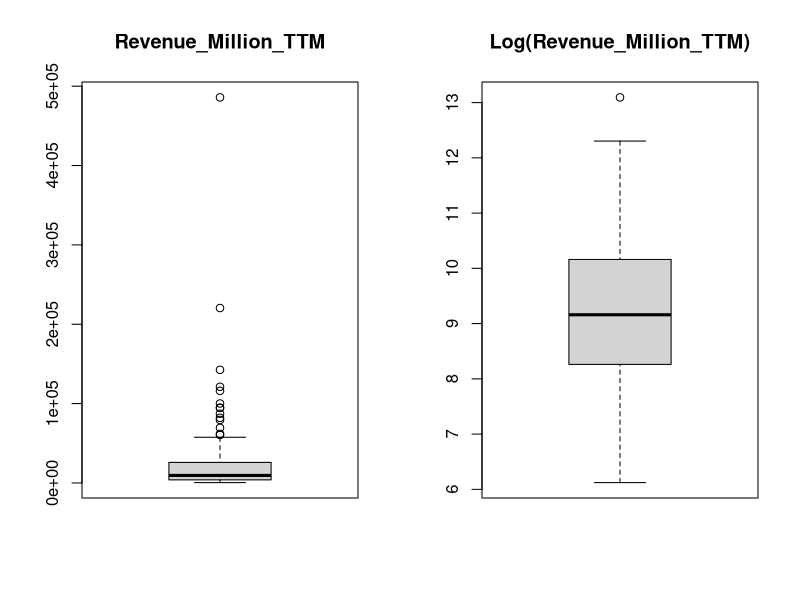
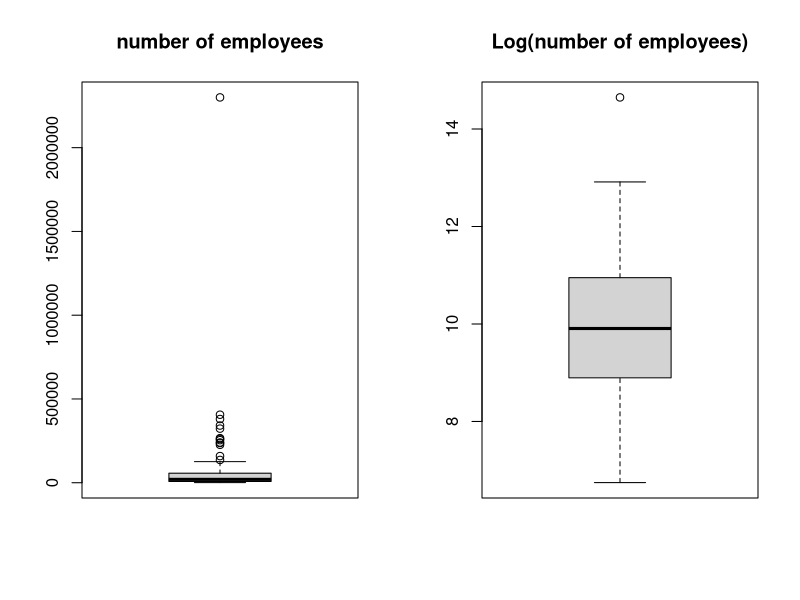
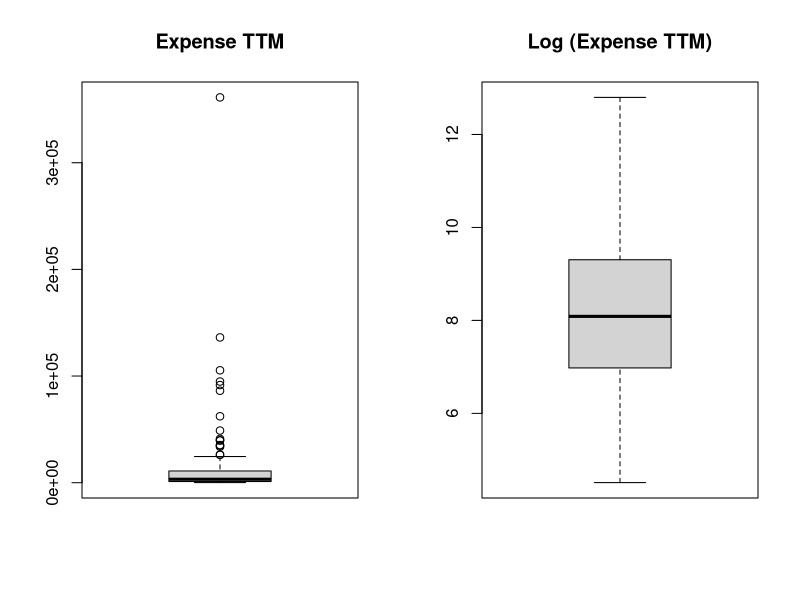
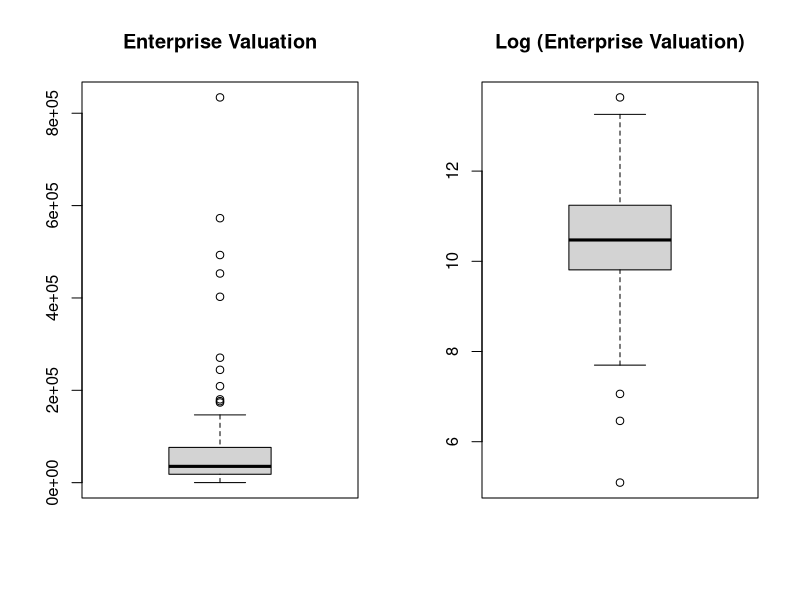
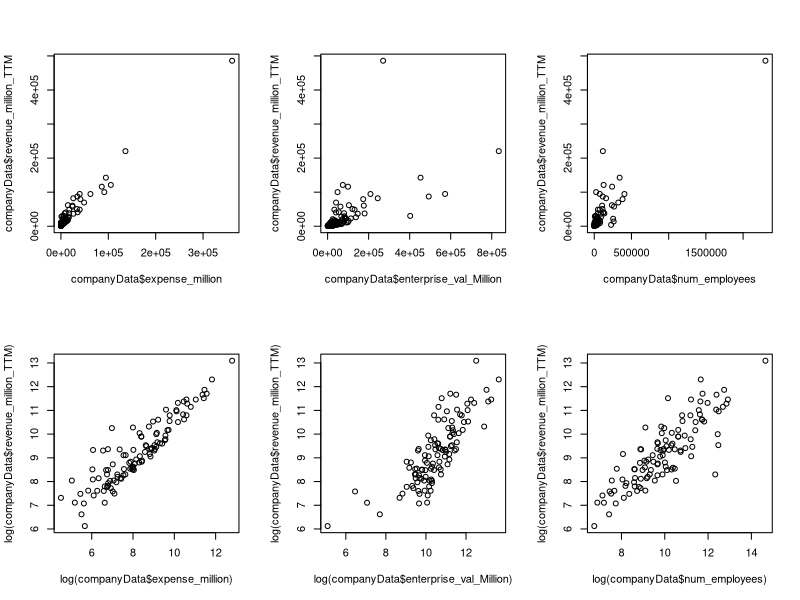

Source code (R) for these figures, in order: (Note: this script raises an error after producing the figures.)
# Company - employee - revenue analysis
# Revenue (response), #Employee (predictor)

setwd("/Users/pjaiswal/Desktop/Project")

companyData <- read.table("2017_us_company_data.txt", header = TRUE, sep='\t')

par(mfrow=c(1,2))

# Revenue
boxplot(companyData$revenue_million_TTM,main="Revenue_Million_TTM")
boxplot(log(companyData$revenue_million_TTM),main="Log(Revenue_Million_TTM)")

# Num_emp
boxplot(companyData$num_employees,main="number of employees")
boxplot(log(companyData$num_employees),main="Log(number of employees)")

# Expense
boxplot(companyData$expense_million,main="Expense TTM")
boxplot(log(companyData$expense_million),main="Log (Expense TTM)")

# Enterprise Value
boxplot(companyData$enterprise_val_Million, main="Enterprise Valuation")
boxplot(log(companyData$enterprise_val_Million), main="Log (Enterprise Valuation)")

par(mfrow=c(2,3))
plot(x=companyData$expense_million, y=companyData$revenue_million_TTM)
plot(x=companyData$enterprise_val_Million, y=companyData$revenue_million_TTM)
plot(x=companyData$num_employees, y=companyData$revenue_million_TTM)

plot(x=log(companyData$expense_million), y=log(companyData$revenue_million_TTM))
plot(x=log(companyData$enterprise_val_Million), y=log(companyData$revenue_million_TTM))
plot(x=log(companyData$num_employees), y=log(companyData$revenue_million_TTM))

cor.test(x=companyData$expanse_million, y=companyData$revenue_million_TTM)
cor.test(x=companyData$enterprise_val_Million, y=companyData$revenue_million_TTM)
cor.test(x=companyData$num_employees, y=companyData$revenue_million_TTM)

par(mfrow=c(1,2))
revenue_lm <- lm(revenue_million_TTM ~ num_employees, companyData)
summary(revenue_lm)
abline(revenue_lm)


# Using log transformation to reduce the residual st. error
boxplot(log(companyData$num_employees))
boxplot(log(companyData$revenue_million_TTM))
cor.test(log(companyData$num_employees),log(companyData$revenue_million_TTM))
plot(log(companyData$num_employees),log(companyData$revenue_million_TTM))
revenue_lm2 <- lm(log(revenue_million_TTM) ~ log(num_employees), companyData)
abline(revenue_lm2)
summary(revenue_lm2)

# including expanse in model
boxplot(log(companyData$expense_million))
boxplot(companyData$expense_million)
revenue_lm3 <- lm(log(revenue_million_TTM) ~ log(num_employees)+log(expense_million), companyData)
summary(revenue_lm3)

par(mfrow=c(2,2))
plot(revenue_lm3)

# interaction term
revenue_lm4 <- lm(log(revenue_million_TTM) ~ log(num_employees)+log(expense_million) + log(num_employees) * log(expense_million), companyData)
summary(revenue_lm4)
plot(revenue_lm4)
# Interaction term has reduced the F-statistic value but no significan improvement in R-squared value

# include company valuation also in the model
boxplot(companyData$enterprise_val_Million)
boxplot(log(companyData$enterprise_val_Million))
revenue_lm5 <- lm(log(revenue_million_TTM) ~ log(num_employees)+log(expense_million)+log(enterprise_val_Million), companyData)
summary(revenue_lm5)
plot(revenue_lm5)


# more interaction terms
revenue_lm6 <- lm(log(revenue_million_TTM) ~ log(num_employees)+log(expense_million)+log(enterprise_val_Million)+ log(num_employees) * log(expense_million)+ log(num_employees) * log(enterprise_val_Million), companyData)
summary(revenue_lm6)
plot(revenue_lm6)


# No Log transform
revenue_lm7 <- lm(revenue_million_TTM ~ num_employees+expense_million+enterprise_val_Million, companyData)
summary(revenue_lm7)
plot(revenue_lm7)
hist(revenue_lm7$residuals)

# No Log transform, with interaction terms
revenue_lm8 <- lm(revenue_million_TTM ~ num_employees+expense_million+enterprise_val_Million+(num_employees*enterprise_val_Million), companyData)
summary(revenue_lm8)
plot(revenue_lm)

plot(companyData$num_employees,revenue_lm8$fitted.values)
plot(companyData$num_employees,companyData$revenue_million_TTM)




# antilog function used to reverse predicted response value 
antilog<-function(lx,base) 
{ 
  lbx<-lx/log(exp(1),base=base) 
  result<-exp(lbx) 
  result 
} 

plot(revenue_lm5$fitted.values,log(companyData$Revenue_Million_TTM))
abline(0,1)

# Now lets predict revenue for HORTONWORKS, INC. (HDP) - Nasdaq
# num_emp = 1080, enterprise_val = 435.78M, profit =112.29M, Observed revenue = 199.09M, expanse = revenue - profit = 86.8 M
newdata = list(Num_Employees=1080, expanse_million= 86.8, enterprise_val_Million=435.78)
logRevenue = predict(revenue_lm5,newdata, interval = "confidence", level = 0.95)
logRevenue
antilog(logRevenue, exp(1))

# Now lets predict revenue for Oracle Corporation (ORCL) - NYSE
# num_emp = 136000, enterprise_val = 180.43B, profit = 	29.57B, Observed revenue = 37.43B, expanse = revenue - profit = 7.86B
newdata = list(Num_Employees=136000, expanse_million= 7860, enterprise_val_Million=180430)
logRevenue = predict(revenue_lm5,newdata, interval = "confidence", level = 0.95)
logRevenue
antilog(logRevenue, exp(1))

# Now lets predict revenue for BOX INC (BOX) - NYSE
# num_emp = 1495, enterprise_val = 2.22B, profit = 	286.48M, Observed revenue = 398.61M, expanse = revenue - profit = 112.13M
newdata = list(Num_Employees=1495, expanse_million= 112.13, enterprise_val_Million=2220)
logRevenue = predict(revenue_lm5,newdata, interval = "confidence", level = 0.95)
logRevenue
antilog(logRevenue, exp(1))

# Now lets predict revenue for Splunk Inc. (SPLK) - NasdaqGS
# num_emp = 2700, enterprise_val = 8.3B, Observed revenue = 949.96M, profit = 758.9M, expanse = revenue - profit = 191.06M
newdata = list(Num_Employees=2700, expanse_million= 191.06, enterprise_val_Million=8300)
logRevenue = predict(revenue_lm5,newdata, interval = "confidence", level = 0.95)
logRevenue
antilog(logRevenue, exp(1))

# Now lets predict revenue for The Boeing Company (BA) - NYSE
# num_emp = 150500, enterprise_val = 112.62B, Observed revenue = 92.91B, profit = 13.78B, expanse = revenue - profit = 79.13B
newdata = list(Num_Employees=150500, expanse_million= 79130, enterprise_val_Million=112620)
logRevenue = predict(revenue_lm5,newdata, interval = "confidence", level = 0.95)
logRevenue
antilog(logRevenue, exp(1))

######## Running AIC to determine best model ############
nullModel <- lm(log(revenue_million_TTM) ~ 1, companyData)
summary(nullModel)

fullModel <- lm(log(revenue_million_TTM) ~ log(num_employees)+log(expense_million)+log(enterprise_val_Million)+ log(num_employees) * log(expense_million)+ log(num_employees) * log(enterprise_val_Million), companyData)
summary(fullModel)

step(nullModel, scope=list(lower=nullModel, upper=fullModel), direction="forward")

finalModel <-  lm(log(revenue_million_TTM) ~ log(expense_million) + log(enterprise_val_Million) + log(num_employees) + log(enterprise_val_Million):log(num_employees), data=companyData)
summary(finalModel)